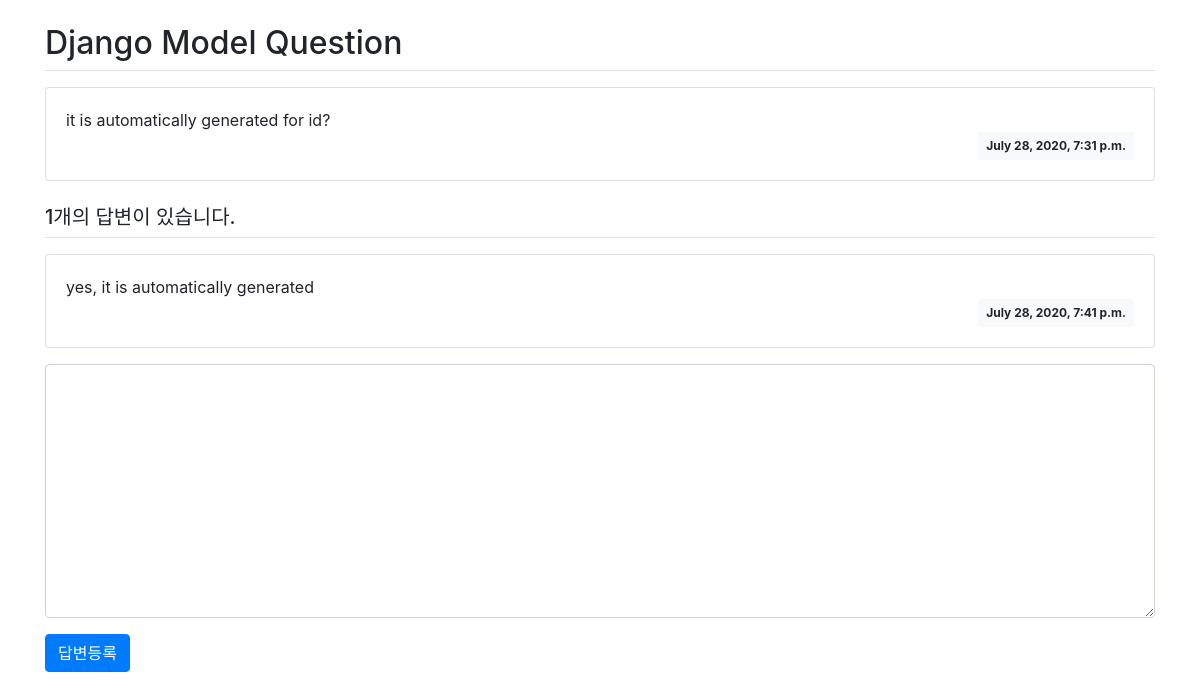
The page /pybo/2/ on the database as committed earlier.
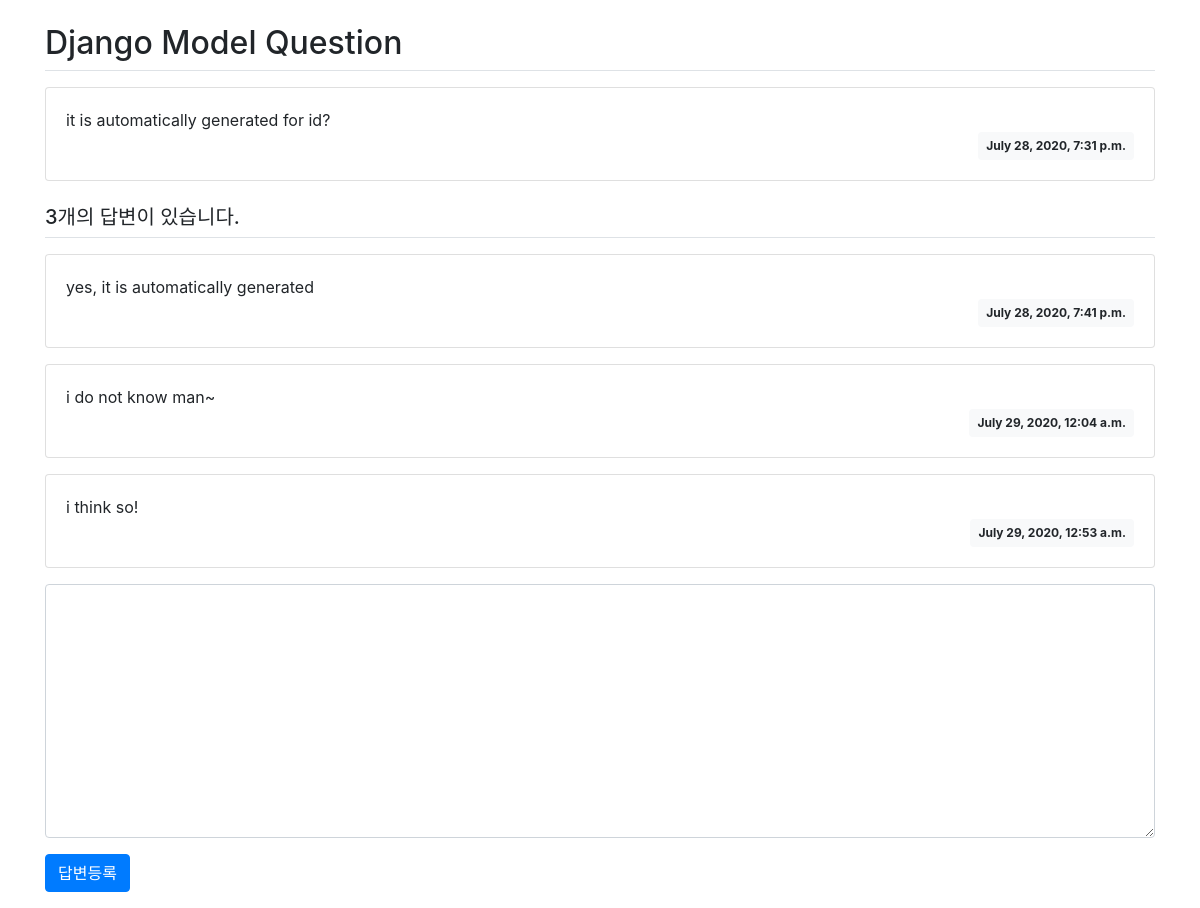
The same page on the database as committed later.
### pybo/models.py (models this page shows, shortened)
class Question(models.Model):
  subject = models.CharField(max_length=200)
  content = models.TextField()
  create_date = models.DateTimeField()

class Answer(models.Model):
  question = models.ForeignKey(Question, on_delete=models.CASCADE)
  content = models.TextField()
  create_date = models.DateTimeField()

### pybo/views.py (the view)
# urls.py: path('<int:question_id>/', views.detail, name="detail"),
def detail(request, question_id):
    question = get_object_or_404(Question, pk=question_id)
    context = {'question': question}
    return render(request, 'pybo/question_detail.html', context)

### templates/pybo/question_detail.html (shortened to what this page needs)
{% extends 'base.html' %}
{% block content %}
<div class="container my-3">
    <h2 class="border-bottom py-2">{{ question.subject }}</h2>
    <div class="card my-3">
        <div class="card-body">
            <div class="card-text" style="white-space: pre-line;">{{ question.content }}</div>
            <div class="d-flex justify-content-end">
                <div class="badge badge-light p-2">
                    {{ question.create_date }}
                </div>
            </div>
        </div>
    </div>
    <h5 class="border-bottom my-3 py-2">{{question.answer_set.count}}개의 답변이 있습니다.</h5>
    {% for answer in question.answer_set.all %}
    <div class="card my-3">
        <div class="card-body">
            <div class="card-text" style="white-space: pre-line;">{{ answer.content }}</div>
            <div class="d-flex justify-content-end">
                <div class="badge badge-light p-2">
                    {{ answer.create_date }}
                </div>
            </div>
        </div>
    </div>
    {% endfor %}
    <form action="{% url 'pybo:answer_create' question.id %}" method="post" class="my-3">
        <div class="form-group">
            <textarea name="content" id="content" class="form-control" rows="10"></textarea>
        </div>
        <input type="submit" value="답변등록" class="btn btn-primary">
    </form>
</div>
{% endblock %}

Rows that differ between the two databases and show on the page:
computed for Question "Django Model Question": answer_set.count "1" → "3"
added Answer: content "i do not know man~", create_date "July 29, 2020, 12:04 a.m."
added Answer: content "i think so!", create_date "July 29, 2020, 12:53 a.m."
